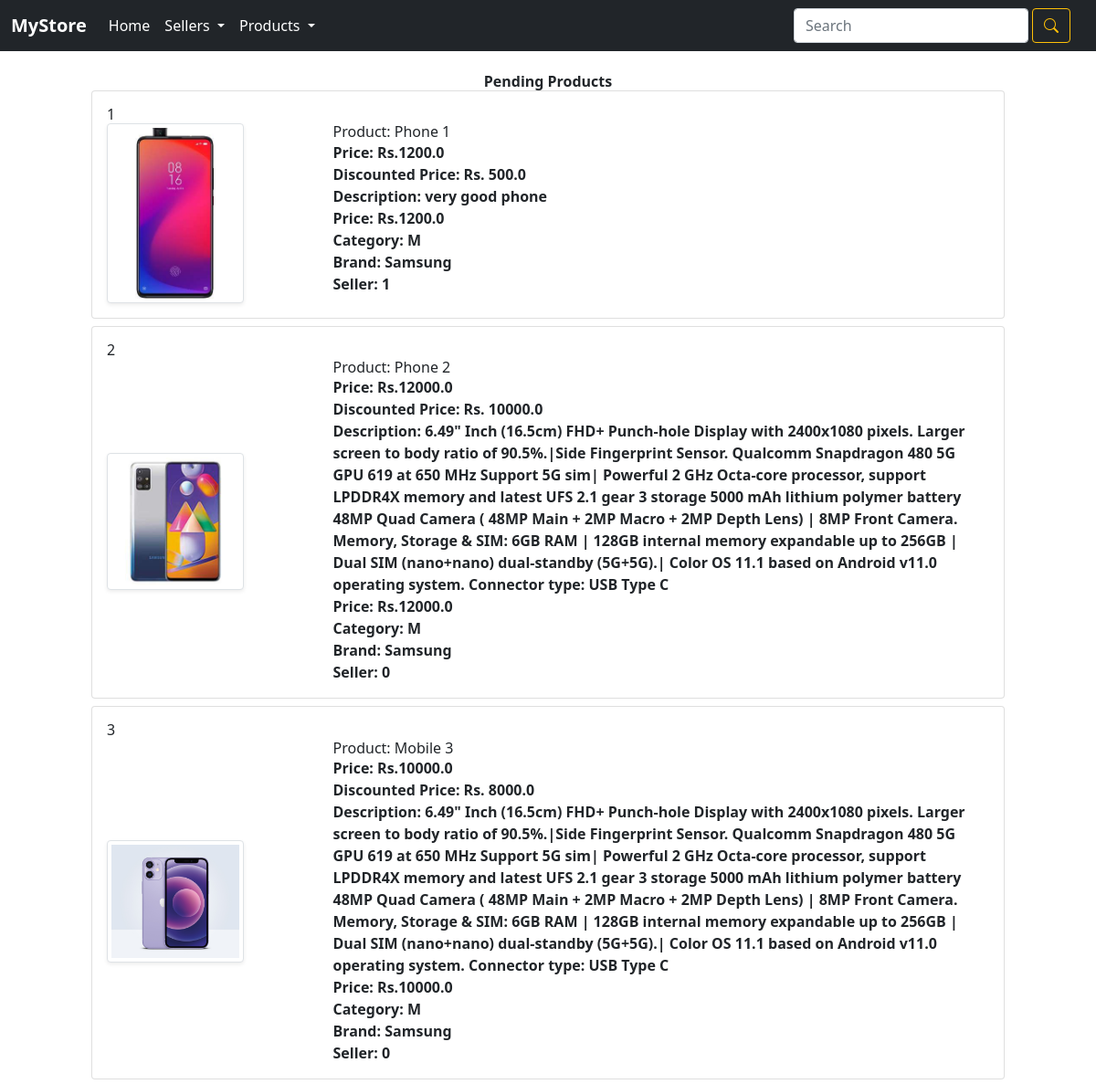
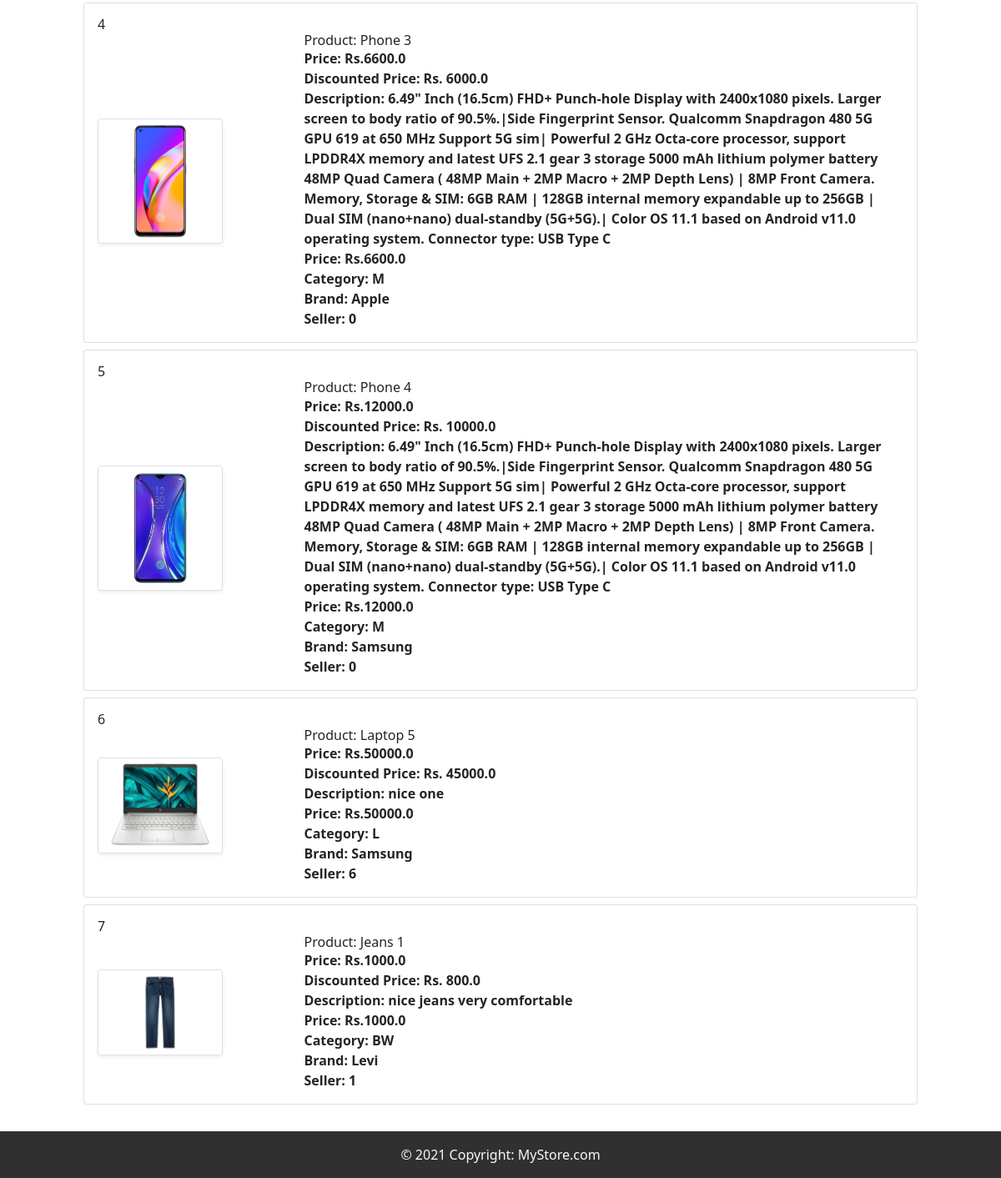
/moderator/pending_products/ (signed in), run on an earlier commit of the app's database (2 pictures, top to bottom).
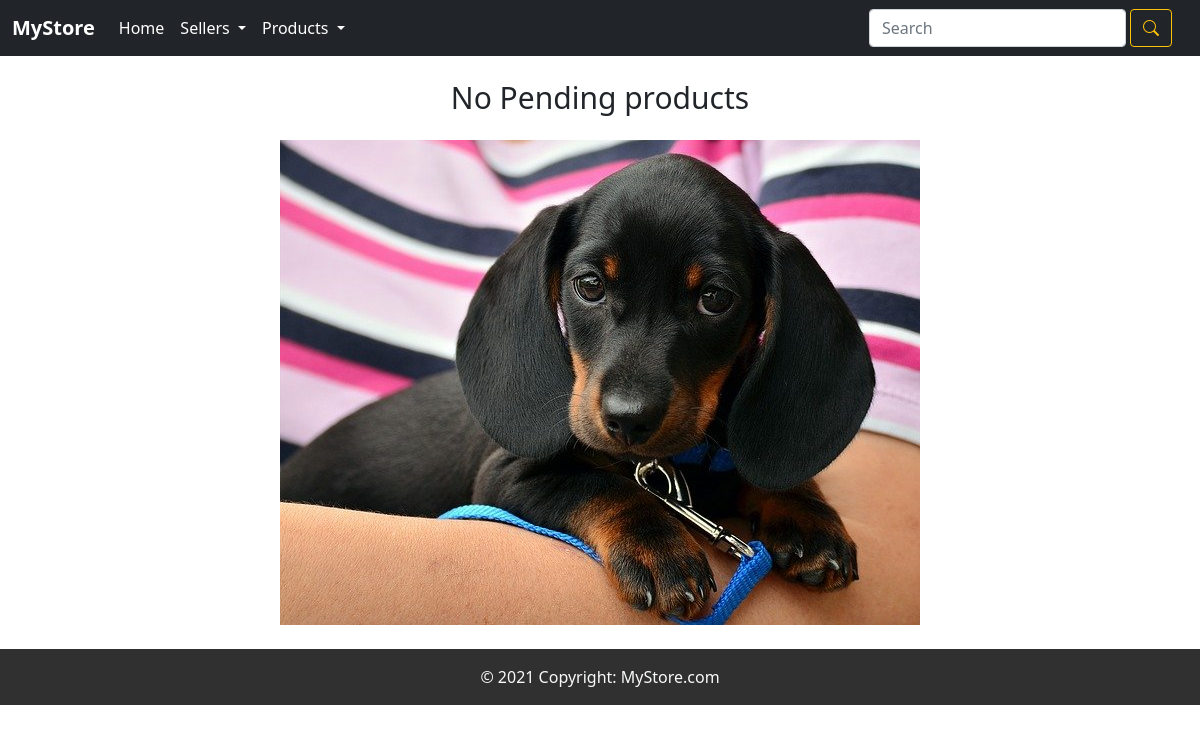
And on a later commit of the database.
### app/models.py (models this page shows, shortened)
class Product(models.Model):
    is_verified = models.BooleanField(default=False)
    name = models.CharField(max_length=300)
    description = models.TextField()
    price = models.FloatField()
    discountedPrice = models.FloatField()
    category = models.CharField(choices=Category_choices, max_length=3)
    brand = models.CharField(max_length=200)
    image = models.ImageField(upload_to='productimg')
    seller = models.IntegerField(default="00")

### moderator/decorators.py (the view)
        def wrapper_func(request, *args, **kwargs):
            group = None
            if request.user.groups.exists():
                group = request.user.groups.all()[0].name
            if group in allowed_roles:
                return view_func(request, *args, **kwargs)
            else:
                return HttpResponse('You are not authorized to view this page')

### moderator/views.py (called while the page is built)
@allowed_users(allowed_roles=['moderators'])
def pending_products(request):
    pending = Product.objects.filter(is_verified=False)
    return render(request, 'pending_products.html', {'pending': pending})

### moderator/templates/pending_products.html (shortened to what this page needs)
{% extends 'base.html' %}
{% load static %}
{% block content %}
    {% if pending %}
    <h1 class="text-center"><b>Pending Products</b></h1>
    <div class="container">
        {% for p in pending %}
        <div class="card mb-2">
            <div class="card-body hover:bg-gray-200">
                <div class="row">
                    <h5>{{forloop.counter}}</h5>
                    <div class="col-sm-3 text-center align-self-center">
                        {% if p.image %}
                        <a href="{% url 'moderator:review-product' p.id %}"><img src="{{p.image.url}}" alt=""
                            srcset="" class="img-fluid img-thumbnail shadow-sm" height="150" width="150"></a>
                        {% endif %}
                    </div>
                    <div class="col-sm-9">
                        <h5>Product: {{p.name}}</h5>
                        <p class="fw-bold">Price: Rs.{{p.price}}</p>
                        <p class="fw-bold">Discounted Price: Rs. {{p.discountedPrice}}</p>
                        <p class="fw-bold">Description: {{p.description}}</p>
                        <p class="fw-bold">Price: Rs.{{p.price}}</p>
                        <p class="fw-bold">Category: {{p.category}}</p>
                        <p class="fw-bold">Brand: {{p.brand}}</p>
                        <p class="fw-bold">Seller: {{p.seller}}</p>
                    </div>
                </div>
            </div>
        </div>
            {% endfor %}
        </div>
    {% else %}
        <div class="container">
            <p class="text-center text-3xl">No Pending products</p>
            <br>
            <img src="{% static 'images/empty/puppy3.jpg' %}" alt="..." class="mx-auto">
        </div>
    {% endif %}
{% endblock %}

What changed in the data, as far as the page shows it:
no longer on this page (row edited): Product: image (picture), name "Phone 1", price "1200.0", discountedPrice "500.0", description "very good phone", category "M", brand "Samsung", seller "1"
removed Product: image (picture), name "Phone 2", price "12000.0", discountedPrice "10000.0", description "6.49\" Inch (16.5cm) FHD+ Punch-hole Display with 2400x1080 pixels. Larger screen to body ratio of 90.5%.|Side Fingerprint Sensor. Qualcomm Snapdragon 480 5G GPU 619 at 650 MHz Support 5G sim| Powerful 2 GHz Octa-core processor, support LPDDR4X memory and latest UFS 2.1 gear 3 storage 5000 mAh lithium polymer battery 48MP Quad Camera ( 48MP Main + 2MP Macro + 2MP Depth Lens) | 8MP Front Camera. Memory, Storage & SIM: 6GB RAM | 128GB internal memory expandable up to 256GB | Dual SIM (nano+nano) dual-standby (5G+5G).| Color OS 11.1 based on Android v11.0 operating system. Connector type: USB Type C", category "M", brand "Samsung", seller "0"
removed Product: image (picture), name "Mobile 3", price "10000.0", discountedPrice "8000.0", description "6.49\" Inch (16.5cm) FHD+ Punch-hole Display with 2400x1080 pixels. Larger screen to body ratio of 90.5%.|Side Fingerprint Sensor. Qualcomm Snapdragon 480 5G GPU 619 at 650 MHz Support 5G sim| Powerful 2 GHz Octa-core processor, support LPDDR4X memory and latest UFS 2.1 gear 3 storage 5000 mAh lithium polymer battery 48MP Quad Camera ( 48MP Main + 2MP Macro + 2MP Depth Lens) | 8MP Front Camera. Memory, Storage & SIM: 6GB RAM | 128GB internal memory expandable up to 256GB | Dual SIM (nano+nano) dual-standby (5G+5G).| Color OS 11.1 based on Android v11.0 operating system. Connector type: USB Type C", category "M", brand "Samsung", seller "0"
removed Product: image (picture), name "Phone 3", price "6600.0", discountedPrice "6000.0", description "6.49\" Inch (16.5cm) FHD+ Punch-hole Display with 2400x1080 pixels. Larger screen to body ratio of 90.5%.|Side Fingerprint Sensor. Qualcomm Snapdragon 480 5G GPU 619 at 650 MHz Support 5G sim| Powerful 2 GHz Octa-core processor, support LPDDR4X memory and latest UFS 2.1 gear 3 storage 5000 mAh lithium polymer battery 48MP Quad Camera ( 48MP Main + 2MP Macro + 2MP Depth Lens) | 8MP Front Camera. Memory, Storage & SIM: 6GB RAM | 128GB internal memory expandable up to 256GB | Dual SIM (nano+nano) dual-standby (5G+5G).| Color OS 11.1 based on Android v11.0 operating system. Connector type: USB Type C", category "M", brand "Apple", seller "0"
removed Product: image (picture), name "Phone 4", price "12000.0", discountedPrice "10000.0", description "6.49\" Inch (16.5cm) FHD+ Punch-hole Display with 2400x1080 pixels. Larger screen to body ratio of 90.5%.|Side Fingerprint Sensor. Qualcomm Snapdragon 480 5G GPU 619 at 650 MHz Support 5G sim| Powerful 2 GHz Octa-core processor, support LPDDR4X memory and latest UFS 2.1 gear 3 storage 5000 mAh lithium polymer battery 48MP Quad Camera ( 48MP Main + 2MP Macro + 2MP Depth Lens) | 8MP Front Camera. Memory, Storage & SIM: 6GB RAM | 128GB internal memory expandable up to 256GB | Dual SIM (nano+nano) dual-standby (5G+5G).| Color OS 11.1 based on Android v11.0 operating system. Connector type: USB Type C", category "M", brand "Samsung", seller "0"
no longer on this page (row edited): Product: image (picture), name "Laptop 5", price "50000.0", discountedPrice "45000.0", description "nice one", category "L", brand "Samsung", seller "6"
no longer on this page (row edited): Product: image (picture), name "Jeans 1", price "1000.0", discountedPrice "800.0", description "nice jeans very comfortable", category "BW", brand "Levi", seller "1"
Also different on the page:
text no longer shown: "Pending Products"
text now shown: "No Pending products"
